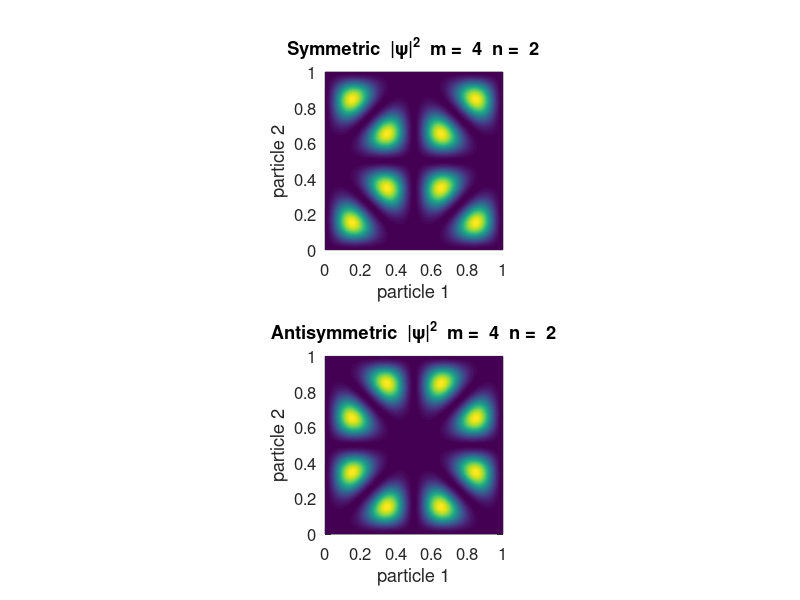

This chart was generated by the following MATLAB code:
% qmTwo.m

% QUANTUM MECHANICS
% Two Electrons in an Infinite Potential Well
% Symmetrical and asymmetrical states
% Fermions and Bosons

% Ian Cooper
% email: matlabvisualphysics@gmail.com
% 200429 / Matlab version R2020a

% DOING PHYSICS WITH MATLAB 
%    https://d-arora.github.io/Doing-Physics-With-Matlab/
% Reference page for documentation and notes
%    http://www.physics.usyd.edu.au/teach_res/mp/doc/qmTwo.htm
% Sripts: Download Location
%    http://www.physics.usyd.edu.au/teach_res/mp/mscripts/



clear
close all
clc

% >>>>> Input principle quantum numbers
  m = 4;
  n = 2;

% SETUP  
  L = 1;
  N = 500;
  k = pi/L;
  x1 = linspace(0,L,N);
  x2 = x1;
  [xx, yy] = meshgrid(x1,x2);

% WAVEFUNCTIONS
  psi1 = sqrt(2/L).*sin(m*k*xx).*sin(n*k*yy);
  psi2 = sqrt(2/L).*sin(m*k*yy).*sin(n*k*xx);

  psiS = psi1 + psi2;   % symmetric state
  psiA = psi1 - psi2;   % antisymmetic state 

% Probability Density  
  probS = psiS.^2;
  probA = psiA.^2;


% GRAPHICS
figure(1)
  set(gcf,'units','normalized');
  set(gcf,'position',[0.05 0.1 0.2 0.5]);
  set(gcf,'color','w');

subplot(2,1,1)
  pcolor(xx,yy,probS)
  shading interp
  set(gca,'xtick',0:0.2:1);
  axis square
  txt = sprintf('Symmetric  |\\psi|^2  m = %2.0f  n = %2.0f', m,n);
  title(txt)
  xlabel('particle 1')
  ylabel('particle 2')
  set(gca,'fontsize',12)
  
subplot(2,1,2)
  pcolor(xx,yy,probA)
  shading interp
  axis square
  set(gca,'xtick',0:0.2:1);
  txt = sprintf('Antisymmetric  |\\psi|^2  m = %2.0f  n = %2.0f', m,n);
  title(txt)
  xlabel('particle 1')
  ylabel('particle 2')
  set(gca,'fontsize',12)
